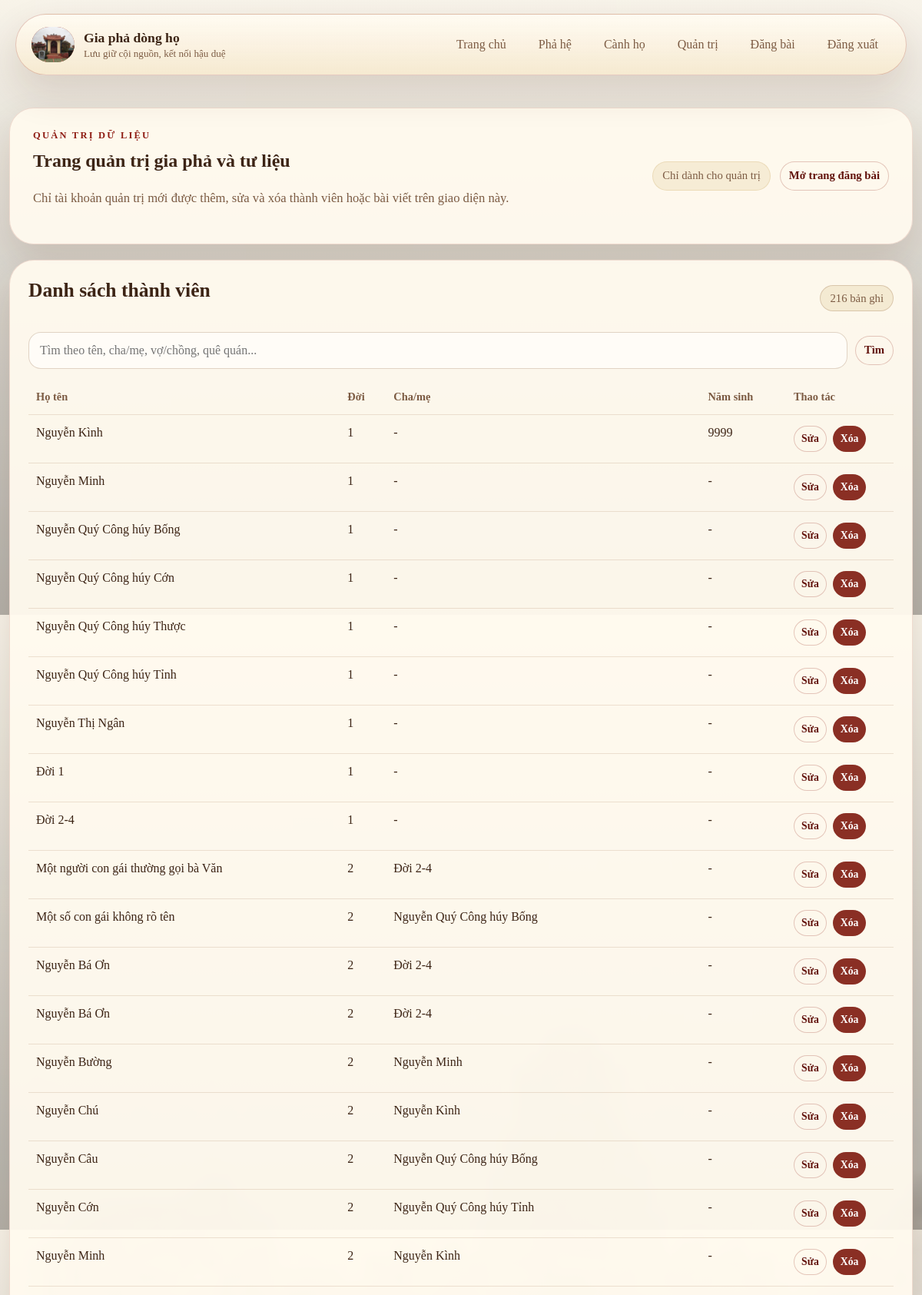
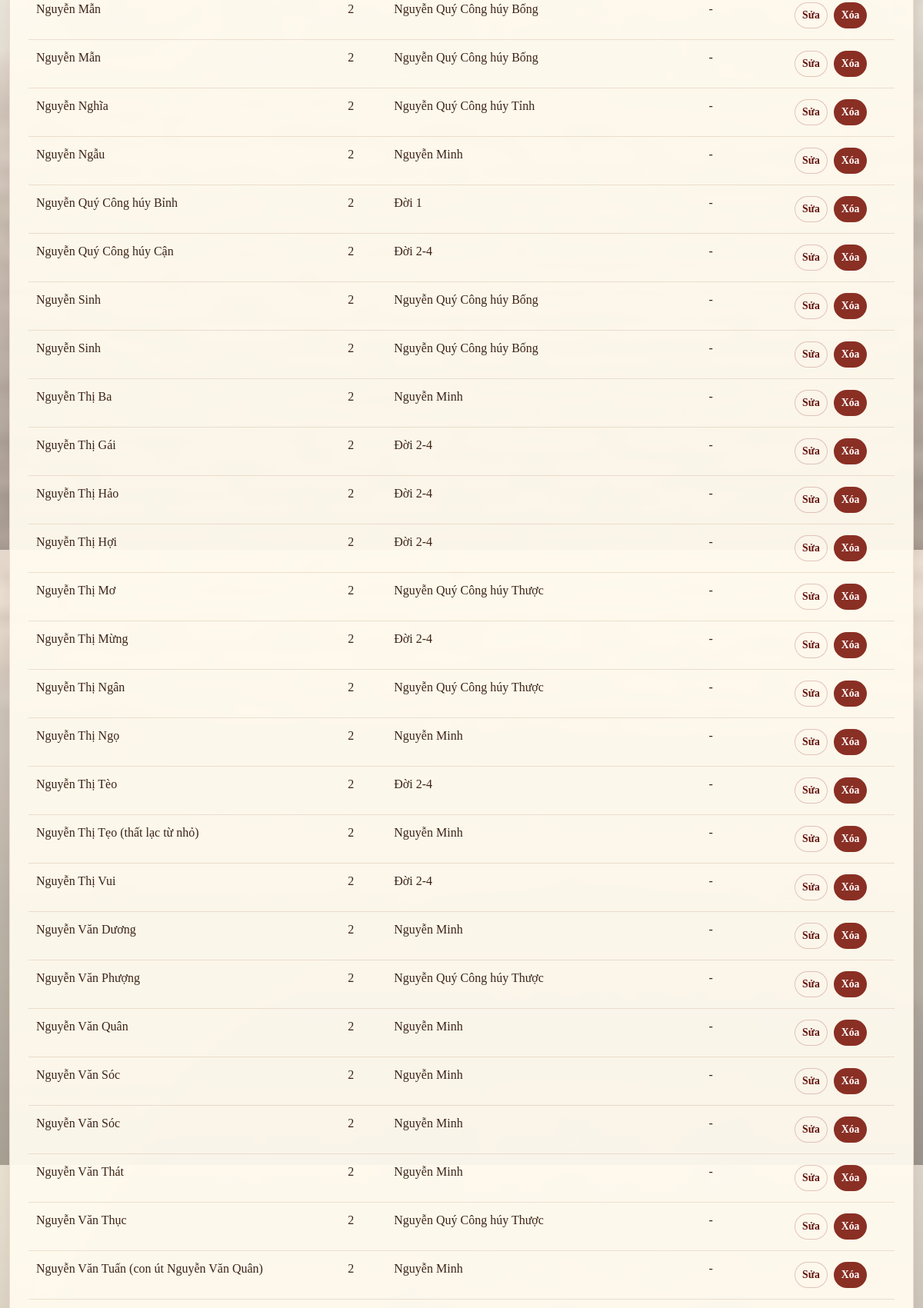
Page /manage/ (signed in, upper part) on the committed database (2 pictures, top to bottom).
### genealogy/models.py (models this page shows, shortened)
class FamilyMember(models.Model):
    class Gender(models.TextChoices):
        MALE = 'male', 'Nam'
        FEMALE = 'female', 'Nữ'
        OTHER = 'other', 'Khác'
    full_name = models.CharField('Họ và tên', max_length=150)
    parent = models.ForeignKey(
        'self',
        verbose_name='Thành viên đời trước',
        related_name='children',
        on_delete=models.SET_NULL,
        null=True,
        blank=True,
    )
    spouse_name = models.CharField('Tên vợ/chồng', max_length=150, blank=True)
    father_name = models.CharField('Tên cha', max_length=150, blank=True)
    mother_name = models.CharField('Tên mẹ', max_length=150, blank=True)
    gender = models.CharField(
        'Giới tính',
        max_length=10,
        choices=Gender.choices,
        default=Gender.OTHER,
    )
    generation = models.PositiveIntegerField('Đời thứ', default=1)
    birth_year = models.PositiveIntegerField('Năm sinh', null=True, blank=True)
    death_year = models.PositiveIntegerField('Năm mất', null=True, blank=True)
    hometown = models.CharField('Quê quán', max_length=150, blank=True)
    occupation = models.CharField('Nghề nghiệp', max_length=150, blank=True)
    achievements = models.TextField('Công danh', blank=True)
    education = models.CharField('Trình độ', max_length=150, blank=True)
    biography = models.TextField('Tiểu sử ngắn', blank=True)
    notes = models.TextField('Ghi chú', blank=True)
    is_highlighted = models.BooleanField('Nổi bật ở trang giới thiệu', default=False)
    created_at = models.DateTimeField(auto_now_add=True)
    updated_at = models.DateTimeField(auto_now=True)
    class Meta:
        verbose_name = 'Thành viên gia phả'
        verbose_name_plural = 'Thành viên gia phả'
        ordering = ['generation', 'full_name']
    def __str__(self):
        return self.full_name

### genealogy/views.py (the view, shortened to what this page needs)
# urls.py: path('manage/', views.manage_members, name='manage_members'),
@user_passes_test(is_admin_user, login_url='/login/')
def manage_members(request):
    member_edit_id = request.GET.get('edit_member')
    article_edit_id = request.GET.get('edit_article')
    member_query = (request.GET.get('member_q') or '').strip()
    article_query = (request.GET.get('article_q') or '').strip()
    edit_member = get_object_or_404(FamilyMember, pk=member_edit_id) if member_edit_id else None
    edit_article = get_object_or_404(Article, pk=article_edit_id) if article_edit_id else None
    if request.method == 'POST':
        action = request.POST.get('action', 'save_member')
        if action == 'delete_member':
            member = get_object_or_404(FamilyMember, pk=request.POST.get('member_id'))
            member.delete()
            messages.success(request, 'Đã xóa thành viên khỏi danh sách.')
            return redirect('manage_members')
        if action == 'save_member':
            instance = get_object_or_404(FamilyMember, pk=request.POST.get('member_id')) if request.POST.get('member_id') else None
            form = FamilyMemberForm(request.POST, instance=instance)
            article_form = ArticleForm(instance=edit_article)
            if form.is_valid():
                saved = form.save()
                message = f'Đã cập nhật thông tin cho {saved.full_name}.' if instance else f'Đã thêm thành viên {saved.full_name}.'
                messages.success(request, message)
                return redirect('manage_members')
        elif action == 'delete_article':
            article = get_object_or_404(Article, pk=request.POST.get('article_id'))
            article.delete()
            messages.success(request, 'Đã xóa bài viết.')
            return redirect('manage_members')
        elif action == 'save_article':
            instance = get_object_or_404(Article, pk=request.POST.get('article_id')) if request.POST.get('article_id') else None
            article_form = ArticleForm(request.POST, request.FILES, instance=instance)
            form = FamilyMemberForm(instance=edit_member)
            if article_form.is_valid():
                saved = article_form.save()
                message = f'Đã cập nhật bài viết {saved.title}.' if instance else f'Đã thêm bài viết {saved.title}.'
                messages.success(request, message)
                return redirect('manage_members')
    else:
        form = FamilyMemberForm(instance=edit_member)
        article_form = ArticleForm(instance=edit_article)
    members = FamilyMember.objects.select_related('parent').order_by('generation', 'full_name')
    articles = Article.objects.all()
    if article_query:
        articles = articles.filter(
            Q(title__icontains=article_query)
            | Q(content__icontains=article_query)
            | Q(author__icontains=article_query)
        )
    context = {
        'form': form,
        'article_form': article_form,
        'edit_member': edit_member,
        'edit_article': edit_article,
        'members': members,
        'articles': articles,
        'member_query': member_query,
        'article_query': article_query,
    }
    return render(request, 'genealogy/manage_members.html', context)

### genealogy/forms.py (shortened to what this page needs)
class FamilyMemberForm(forms.ModelForm):
    class Meta:
        model = FamilyMember
        fields = [
            'full_name',
            'parent',
            'father_name',
            'mother_name',
            'spouse_name',
            'gender',
            'generation',
            'birth_year',
            'death_year',
            'hometown',
            'occupation',
            'achievements',
            'education',
            'biography',
            'notes',
            'is_highlighted',
        ]
        widgets = {
            'biography': forms.Textarea(attrs={'rows': 4}),
            'achievements': forms.Textarea(attrs={'rows': 3}),
            'notes': forms.Textarea(attrs={'rows': 3}),
        }
    def __init__(self, *args, **kwargs):
        super().__init__(*args, **kwargs)
        self.fields['parent'].required = False
        self.fields['parent'].queryset = FamilyMember.objects.order_by('generation', 'full_name')
        for field in self.fields.values():
            field.widget.attrs.setdefault('class', 'form-control')

class ArticleForm(forms.ModelForm):
    class Meta:
        model = Article
        fields = ['title', 'content', 'author', 'image', 'image_url']
        widgets = {
            'content': forms.Textarea(attrs={'rows': 5}),
        }
    def __init__(self, *args, **kwargs):
        super().__init__(*args, **kwargs)
        for field in self.fields.values():
            field.widget.attrs.setdefault('class', 'form-control')

### genealogy/models.py (called while the page is built)
    @property
    def display_image(self):
        if self.image:
            return self.image.url
        return self.image_url

### genealogy/views.py (called while the page is built)
def is_admin_user(user):
    return user.is_authenticated and user.is_staff

### templates/genealogy/manage_members.html (shortened to what this page needs)
{% extends 'base.html' %}
{% block content %}
<section class="section">
    <div class="container container-wide">
        <div class="manage-header-card">
            <div>
                <p class="eyebrow">Quản trị dữ liệu</p>
                <h1>Trang quản trị gia phả và tư liệu</h1>
                <p class="lead">Chỉ tài khoản quản trị mới được thêm, sửa và xóa thành viên hoặc bài viết trên giao diện này.</p>
            </div>
            <div class="hero-actions">
                <span class="pill pill-soft">Chỉ dành cho quản trị</span>
                <a class="button secondary small" href="{% url 'manage_articles' %}">Mở trang đăng bài</a>
            </div>
        </div>
        <div class="manage-layout">
            <div class="table-card">
                <div class="panel-top">
                    <h2>Danh sách thành viên</h2>
                    <span class="pill">{{ members|length }} bản ghi</span>
                </div>
                <form method="get" class="search-inline">
                    <input
                        class="form-control search-input"
                        type="text"
                        name="member_q"
                        value="{{ member_query }}"
                        placeholder="Tìm theo tên, cha/mẹ, vợ/chồng, quê quán..."
                    >
                    <button class="button secondary small" type="submit">Tìm</button>
                </form>
                <table class="data-table">
                    <thead>
                        <tr>
                            <th>Họ tên</th>
                            <th>Đời</th>
                            <th>Cha/mẹ</th>
                            <th>Năm sinh</th>
                            <th>Thao tác</th>
                        </tr>
                    </thead>
                    <tbody>
                        {% for member in members %}
                            <tr>
                                <td>{{ member.full_name }}</td>
                                <td>{{ member.generation }}</td>
                                <td>{{ member.parent.full_name|default:"-" }}</td>
                                <td>{{ member.birth_year|default:"-" }}</td>
                                <td class="action-cell">
                                    <a class="button secondary small" href="{% url 'manage_members' %}?edit_member={{ member.id }}">Sửa</a>
                                    <form method="post">
                                        <button class="button danger small" type="submit">Xóa</button>
                                    </form>
                                </td>
                            </tr>
                        {% empty %}
                            <tr>
                                <td colspan="5">Chưa có dữ liệu thành viên.</td>
                            </tr>
                        {% endfor %}
                    </tbody>
                </table>
            </div>
        </div>
    </div>
</section>
{% endblock %}

### templates/base.html (shortened to what this page needs)
{% load static %}
<!DOCTYPE html>
<html lang="vi">
<head>
    <link rel="stylesheet" href="{% static 'css/site.css' %}?v=20260421k">
</head>
<body>
    <div class="page-shell">
        <header class="site-header">
            <div class="container nav-shell">
                <a class="brand" href="{% url 'about' %}" aria-label="Trang chủ gia phả">
                    <span class="brand-mark">
                        <img src="{% static 'images/bg.jpg' %}" alt="Logo dòng họ">
                    </span>
                    <span class="brand-text">
                        <strong>Gia phả dòng họ</strong>
                        <small>Lưu giữ cội nguồn, kết nối hậu duệ</small>
                    </span>
                </a>
                <nav class="main-nav">
                    <a href="{% url 'about' %}">Trang chủ</a>
                    <a href="{% url 'family_tree' %}">Phả hệ</a>
                    <a href="{% url 'branches_outline' %}">Cành họ</a>
                    {% if request.user.is_authenticated and request.user.is_staff %}
                        <a href="{% url 'manage_members' %}">Quản trị</a>
                        <a href="{% url 'manage_articles' %}">Đăng bài</a>
                        <a href="{% url 'logout' %}">Đăng xuất</a>
                    {% else %}
                        <a href="{% url 'login' %}">Đăng nhập</a>
                    {% endif %}
                </nav>
            </div>
        </header>
        <main class="site-main">
            {% block content %}{% endblock %}
        </main>
    </div>
</body>
</html>

### rows in the picture
FamilyMember: full_name "Nguyễn Kình", generation "1", parent.full_name "-", birth_year "9999"
FamilyMember: full_name "Nguyễn Minh", generation "1", parent.full_name "-", birth_year "-"
FamilyMember: full_name "Nguyễn Quý Công húy Bống", generation "1", parent.full_name "-", birth_year "-"
FamilyMember: full_name "Nguyễn Quý Công húy Cớn", generation "1", parent.full_name "-", birth_year "-"
FamilyMember: full_name "Nguyễn Quý Công húy Thược", generation "1", parent.full_name "-", birth_year "-"
FamilyMember: full_name "Nguyễn Quý Công húy Tỉnh", generation "1", parent.full_name "-", birth_year "-"
FamilyMember: full_name "Nguyễn Thị Ngân", generation "1", parent.full_name "-", birth_year "-"
FamilyMember: full_name "Đời 1", generation "1", parent.full_name "-", birth_year "-"
FamilyMember: full_name "Đời 2-4", generation "1", parent.full_name "-", birth_year "-"
FamilyMember: full_name "Một người con gái thường gọi bà Văn", generation "2", parent.full_name "Đời 2-4", birth_year "-"
FamilyMember: full_name "Một số con gái không rõ tên", generation "2", parent.full_name "Nguyễn Quý Công húy Bống", birth_year "-"
FamilyMember: full_name "Nguyễn Bá Ơn", generation "2", parent.full_name "Đời 2-4", birth_year "-"
FamilyMember: full_name "Nguyễn Bá Ơn", generation "2", parent.full_name "Đời 2-4", birth_year "-"
FamilyMember: full_name "Nguyễn Bường", generation "2", parent.full_name "Nguyễn Minh", birth_year "-"
FamilyMember: full_name "Nguyễn Chú", generation "2", parent.full_name "Nguyễn Kình", birth_year "-"
FamilyMember: full_name "Nguyễn Câu", generation "2", parent.full_name "Nguyễn Quý Công húy Bống", birth_year "-"
FamilyMember: full_name "Nguyễn Cớn", generation "2", parent.full_name "Nguyễn Quý Công húy Tỉnh", birth_year "-"
FamilyMember: full_name "Nguyễn Minh", generation "2", parent.full_name "Nguyễn Kình", birth_year "-"
FamilyMember: full_name "Nguyễn Mẫn", generation "2", parent.full_name "Nguyễn Quý Công húy Bống", birth_year "-"
FamilyMember: full_name "Nguyễn Mẫn", generation "2", parent.full_name "Nguyễn Quý Công húy Bống", birth_year "-"
FamilyMember: full_name "Nguyễn Nghĩa", generation "2", parent.full_name "Nguyễn Quý Công húy Tỉnh", birth_year "-"
FamilyMember: full_name "Nguyễn Ngẫu", generation "2", parent.full_name "Nguyễn Minh", birth_year "-"
FamilyMember: full_name "Nguyễn Quý Công húy Bỉnh", generation "2", parent.full_name "Đời 1", birth_year "-"
FamilyMember: full_name "Nguyễn Quý Công húy Cận", generation "2", parent.full_name "Đời 2-4", birth_year "-"
FamilyMember: full_name "Nguyễn Sinh", generation "2", parent.full_name "Nguyễn Quý Công húy Bống", birth_year "-"
FamilyMember: full_name "Nguyễn Sinh", generation "2", parent.full_name "Nguyễn Quý Công húy Bống", birth_year "-"
FamilyMember: full_name "Nguyễn Thị Ba", generation "2", parent.full_name "Nguyễn Minh", birth_year "-"
FamilyMember: full_name "Nguyễn Thị Gái", generation "2", parent.full_name "Đời 2-4", birth_year "-"
FamilyMember: full_name "Nguyễn Thị Hảo", generation "2", parent.full_name "Đời 2-4", birth_year "-"
FamilyMember: full_name "Nguyễn Thị Hợi", generation "2", parent.full_name "Đời 2-4", birth_year "-"
FamilyMember: full_name "Nguyễn Thị Mơ", generation "2", parent.full_name "Nguyễn Quý Công húy Thược", birth_year "-"
FamilyMember: full_name "Nguyễn Thị Mừng", generation "2", parent.full_name "Đời 2-4", birth_year "-"
FamilyMember: full_name "Nguyễn Thị Ngân", generation "2", parent.full_name "Nguyễn Quý Công húy Thược", birth_year "-"
FamilyMember: full_name "Nguyễn Thị Ngọ", generation "2", parent.full_name "Nguyễn Minh", birth_year "-"
FamilyMember: full_name "Nguyễn Thị Tèo", generation "2", parent.full_name "Đời 2-4", birth_year "-"
FamilyMember: full_name "Nguyễn Thị Tẹo (thất lạc từ nhỏ)", generation "2", parent.full_name "Nguyễn Minh", birth_year "-"
FamilyMember: full_name "Nguyễn Thị Vui", generation "2", parent.full_name "Đời 2-4", birth_year "-"
FamilyMember: full_name "Nguyễn Văn Dương", generation "2", parent.full_name "Nguyễn Minh", birth_year "-"
FamilyMember: full_name "Nguyễn Văn Phượng", generation "2", parent.full_name "Nguyễn Quý Công húy Thược", birth_year "-"
FamilyMember: full_name "Nguyễn Văn Quân", generation "2", parent.full_name "Nguyễn Minh", birth_year "-"
FamilyMember: full_name "Nguyễn Văn Sóc", generation "2", parent.full_name "Nguyễn Minh", birth_year "-"
FamilyMember: full_name "Nguyễn Văn Sóc", generation "2", parent.full_name "Nguyễn Minh", birth_year "-"
FamilyMember: full_name "Nguyễn Văn Thát", generation "2", parent.full_name "Nguyễn Minh", birth_year "-"
FamilyMember: full_name "Nguyễn Văn Thục", generation "2", parent.full_name "Nguyễn Quý Công húy Thược", birth_year "-"
FamilyMember: full_name "Nguyễn Văn Tuấn (con út Nguyễn Văn Quân)", generation "2", parent.full_name "Nguyễn Minh", birth_year "-"

### other values in the picture
{{ members|length }} "216"
